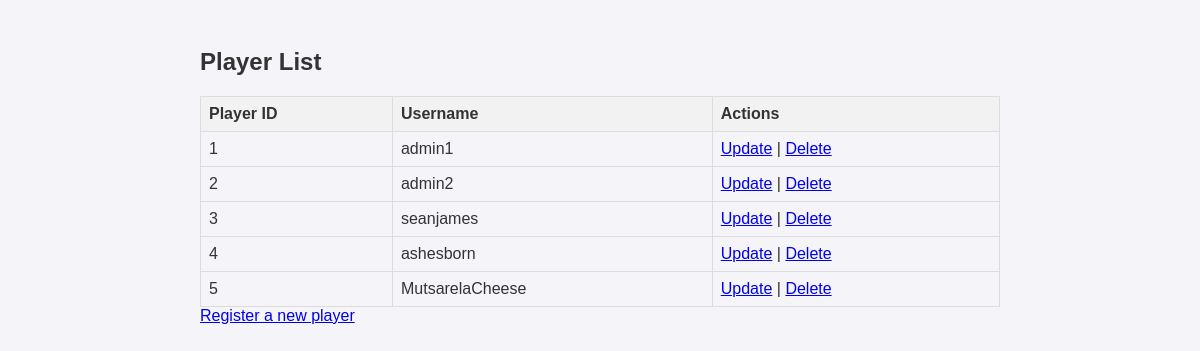
Screenshot of /accounts/players/ with the database file from the repository.
### accounts/models.py (models this page shows, shortened)
class Player(models.Model):
    playerID = models.AutoField(primary_key=True)
    username = models.CharField(max_length=100, unique=True)  # Ensure unique usernames
    password = models.CharField(max_length=128)  # Use enough space for hashed passwords

### accounts/views.py (the view)
# urls.py: path('players/', views.player_list, name='player_list'),  # List all players
def player_list(request):
    players = Player.objects.all()  # Get all players
    return render(request, 'player_list.html', {'players': players})

### accounts/templates/player_list.html (shortened to what this page needs)
<!DOCTYPE html>
<html lang="en">
<head>
</head>
<body>
    <div class="container">
        <h2>Player List</h2>
        <table>
            <thead>
                <tr>
                    <th>Player ID</th>
                    <th>Username</th>
                    <th>Actions</th>
                </tr>
            </thead>
            <tbody>
                {% for player in players %}
                <tr>
                    <td>{{ player.playerID }}</td>
                    <td>{{ player.username }}</td>
                    <td>
                        <a href="{% url 'update_player' player.playerID %}">Update</a> |
                        <a href="{% url 'delete_player' player.playerID %}">Delete</a>
                    </td>
                </tr>
                {% endfor %}
            </tbody>
        </table>
        <a href="{% url 'register' %}">Register a new player</a>
    </div>
</body>
</html>

### accounts/templates/player_list.html (style rules this page uses)
body { font-family: Arial, sans-serif; background-color: #f4f4f9; color: #333; }
.container { max-width: 800px; margin: 0 auto; padding: 20px; }
table { width: 100%; border-collapse: collapse; }
table, th, td { border: 1px solid #ddd; }
th, td { padding: 8px; text-align: left; }
th { background-color: #f2f2f2; }

### rows the page displays
Player: playerID "1", username "admin1"
Player: playerID "2", username "admin2"
Player: playerID "3", username "seanjames"
Player: playerID "4", username "ashesborn"
Player: playerID "5", username "MutsarelaCheese"
